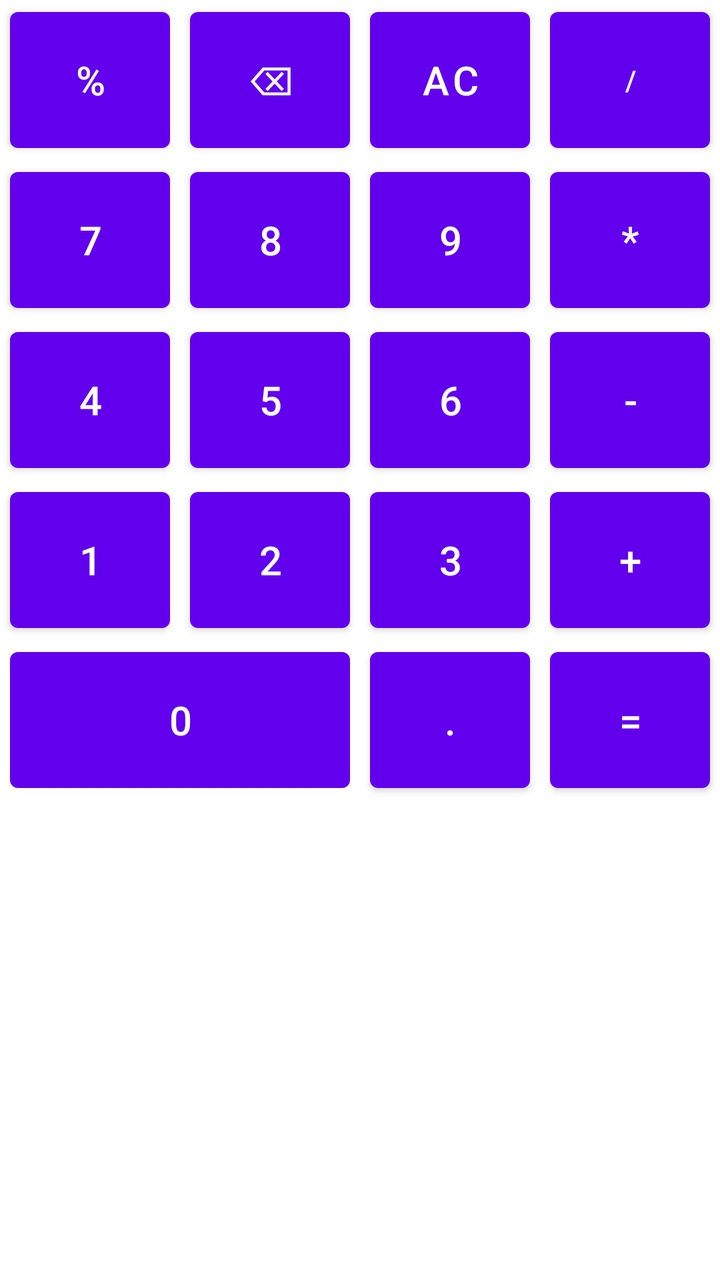
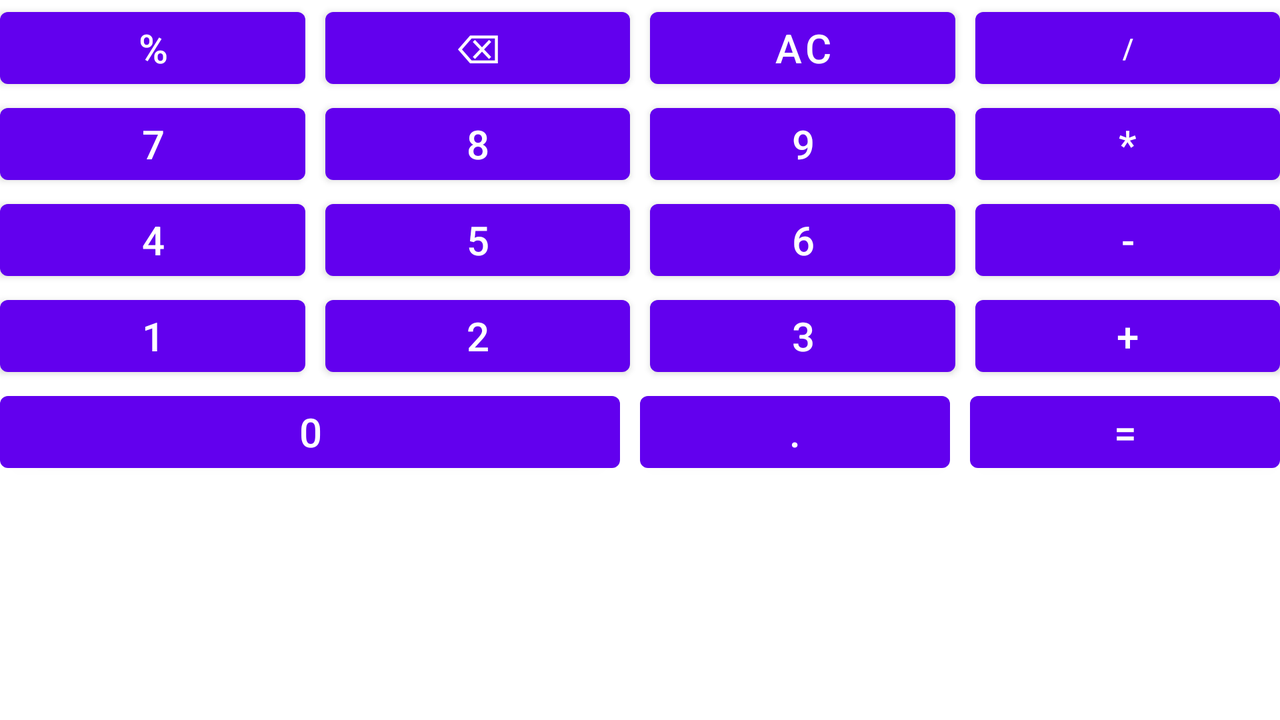

Two renders of one Android screen. The first uses the default layout on a phone; the second uses the alternative layout the repository ships for a different screen configuration, on a matching device. The two XML files are below.
<!-- AndroidManifest.xml: application theme Theme.JavaAndroid1Calculator -->
<!-- res/layout/activity_keyboard.xml -->
<?xml version="1.0" encoding="utf-8"?>
<androidx.constraintlayout.widget.ConstraintLayout xmlns:android="http://schemas.android.com/apk/res/android"
    xmlns:app="http://schemas.android.com/apk/res-auto"
    android:layout_width="match_parent"
    android:layout_height="match_parent">

    <com.google.android.material.button.MaterialButton
        android:id="@+id/button_percent"
        android:layout_width="@dimen/button_width"
        android:layout_height="@dimen/button_height"
        android:layout_marginEnd="@dimen/margin_from_button"
        android:text="@string/button_percent"
        android:textSize="@dimen/button_text_size"
        app:layout_constraintBottom_toTopOf="@id/button_seven"
        app:layout_constraintEnd_toStartOf="@+id/button_delete"
        app:layout_constraintHorizontal_chainStyle="packed"
        app:layout_constraintStart_toStartOf="parent"
        app:layout_constraintTop_toTopOf="parent" />

    <com.google.android.material.button.MaterialButton
        android:id="@+id/button_delete"
        android:layout_width="@dimen/button_width"
        android:layout_height="@dimen/button_height"
        android:layout_marginEnd="@dimen/margin_from_button"
        android:text="@string/button_delete"
        android:textSize="@dimen/button_text_size"
        app:layout_constraintBottom_toTopOf="@id/button_eight"
        app:layout_constraintEnd_toStartOf="@+id/button_clear"
        app:layout_constraintStart_toEndOf="@id/button_percent"
        app:layout_constraintTop_toTopOf="parent" />

    <com.google.android.material.button.MaterialButton
        android:id="@+id/button_clear"
        android:layout_width="@dimen/button_width"
        android:layout_height="@dimen/button_height"
        android:layout_marginEnd="@dimen/margin_from_button"
        android:text="@string/button_clear"
        android:textSize="@dimen/button_text_size"
        app:layout_constraintBottom_toTopOf="@id/button_nine"
        app:layout_constraintEnd_toStartOf="@+id/button_division"
        app:layout_constraintStart_toEndOf="@id/button_delete"
        app:layout_constraintTop_toTopOf="parent" />

    <com.google.android.material.button.MaterialButton
        android:id="@+id/button_division"
        android:layout_width="@dimen/button_width"
        android:layout_height="@dimen/button_height"
        android:text="@string/button_division"
        app:layout_constraintBottom_toTopOf="@id/button_multiplication"
        app:layout_constraintEnd_toEndOf="parent"
        app:layout_constraintStart_toEndOf="@id/button_clear"
        app:layout_constraintTop_toTopOf="parent" />

    <com.google.android.material.button.MaterialButton
        android:id="@+id/button_seven"
        android:layout_width="@dimen/button_width"
        android:layout_height="@dimen/button_height"
        android:layout_marginEnd="@dimen/margin_from_button"
        android:text="@string/button_seven"
        android:textSize="@dimen/button_text_size"
        app:layout_constraintBottom_toTopOf="@id/button_four"
        app:layout_constraintEnd_toStartOf="@+id/button_eight"
        app:layout_constraintHorizontal_chainStyle="packed"
        app:layout_constraintStart_toStartOf="parent"
        app:layout_constraintTop_toBottomOf="@id/button_percent" />

    <com.google.android.material.button.MaterialButton
        android:id="@+id/button_eight"
        android:layout_width="@dimen/button_width"
        android:layout_height="@dimen/button_height"
        android:layout_marginEnd="@dimen/margin_from_button"
        android:text="@string/button_eight"
        android:textSize="@dimen/button_text_size"
        app:layout_constraintBottom_toTopOf="@id/button_five"
        app:layout_constraintEnd_toStartOf="@+id/button_nine"
        app:layout_constraintStart_toEndOf="@id/button_seven"
        app:layout_constraintTop_toBottomOf="@id/button_delete" />

    <com.google.android.material.button.MaterialButton
        android:id="@+id/button_nine"
        android:layout_width="@dimen/button_width"
        android:layout_height="@dimen/button_height"
        android:layout_marginEnd="@dimen/margin_from_button"
        android:text="@string/button_nine"
        android:textSize="@dimen/button_text_size"
        app:layout_constraintBottom_toTopOf="@id/button_six"
        app:layout_constraintEnd_toStartOf="@id/button_multiplication"
        app:layout_constraintStart_toEndOf="@id/button_eight"
        app:layout_constraintTop_toBottomOf="@id/button_clear" />

    <com.google.android.material.button.MaterialButton
        android:id="@+id/button_multiplication"
        android:layout_width="@dimen/button_width"
        android:layout_height="@dimen/button_height"
        android:text="@string/button_multiplication"
        android:textSize="@dimen/button_text_size"
        app:layout_constraintBottom_toTopOf="@+id/button_minus"
        app:layout_constraintEnd_toEndOf="parent"
        app:layout_constraintStart_toEndOf="@id/button_nine"
        app:layout_constraintTop_toBottomOf="@id/button_division" />

    <com.google.android.material.button.MaterialButton
        android:id="@+id/button_four"
        android:layout_width="@dimen/button_width"
        android:layout_height="@dimen/button_height"
        android:layout_marginEnd="@dimen/margin_from_button"
        android:text="@string/button_four"
        android:textSize="@dimen/button_text_size"
        app:layout_constraintBottom_toTopOf="@id/button_one"
        app:layout_constraintEnd_toStartOf="@+id/button_five"
        app:layout_constraintHorizontal_chainStyle="packed"
        app:layout_constraintStart_toStartOf="parent"
        app:layout_constraintTop_toBottomOf="@id/button_seven" />

    <com.google.android.material.button.MaterialButton
        android:id="@+id/button_five"
        android:layout_width="@dimen/button_width"
        android:layout_height="@dimen/button_height"
        android:layout_marginEnd="@dimen/margin_from_button"
        android:text="@string/button_five"
        android:textSize="@dimen/button_text_size"
        app:layout_constraintBottom_toTopOf="@+id/button_two"
        app:layout_constraintEnd_toStartOf="@+id/button_six"
        app:layout_constraintStart_toEndOf="@id/button_four"
        app:layout_constraintTop_toBottomOf="@id/button_eight" />

    <com.google.android.material.button.MaterialButton
        android:id="@+id/button_six"
        android:layout_width="@dimen/button_width"
        android:layout_height="@dimen/button_height"
        android:layout_marginEnd="@dimen/margin_from_button"
        android:text="@string/button_six"
        android:textSize="@dimen/button_text_size"
        app:layout_constraintBottom_toTopOf="@+id/button_three"
        app:layout_constraintEnd_toStartOf="@+id/button_minus"
        app:layout_constraintStart_toEndOf="@id/button_five"
        app:layout_constraintTop_toBottomOf="@id/button_nine" />

    <com.google.android.material.button.MaterialButton
        android:id="@+id/button_minus"
        android:layout_width="@dimen/button_width"
        android:layout_height="@dimen/button_height"
        android:text="@string/button_minus"
        android:textSize="@dimen/button_text_size"
        app:layout_constraintBottom_toTopOf="@+id/button_plus"
        app:layout_constraintEnd_toEndOf="parent"
        app:layout_constraintStart_toEndOf="@id/button_six"
        app:layout_constraintTop_toBottomOf="@+id/button_multiplication" />

    <com.google.android.material.button.MaterialButton
        android:id="@+id/button_one"
        android:layout_width="@dimen/button_width"
        android:layout_height="@dimen/button_height"
        android:layout_marginEnd="@dimen/margin_from_button"
        android:text="@string/button_one"
        android:textSize="@dimen/button_text_size"
        app:layout_constraintBottom_toTopOf="@+id/button_zero"
        app:layout_constraintEnd_toStartOf="@+id/button_two"
        app:layout_constraintHorizontal_chainStyle="packed"
        app:layout_constraintStart_toStartOf="parent"
        app:layout_constraintTop_toBottomOf="@id/button_four" />

    <com.google.android.material.button.MaterialButton
        android:id="@+id/button_two"
        android:layout_width="@dimen/button_width"
        android:layout_height="@dimen/button_height"
        android:layout_marginEnd="@dimen/margin_from_button"
        android:text="@string/button_two"
        android:textSize="@dimen/button_text_size"
        app:layout_constraintBottom_toTopOf="@+id/button_zero"
        app:layout_constraintEnd_toStartOf="@+id/button_three"
        app:layout_constraintStart_toEndOf="@id/button_one"
        app:layout_constraintTop_toBottomOf="@id/button_five" />

    <com.google.android.material.button.MaterialButton
        android:id="@+id/button_three"
        android:layout_width="@dimen/button_width"
        android:layout_height="@dimen/button_height"
        android:layout_marginEnd="@dimen/margin_from_button"
        android:text="@string/button_three"
        android:textSize="@dimen/button_text_size"
        app:layout_constraintBottom_toTopOf="@+id/button_point"
        app:layout_constraintEnd_toStartOf="@+id/button_plus"
        app:layout_constraintStart_toEndOf="@id/button_two"
        app:layout_constraintTop_toBottomOf="@id/button_six" />

    <com.google.android.material.button.MaterialButton
        android:id="@+id/button_plus"
        android:layout_width="@dimen/button_width"
        android:layout_height="@dimen/button_height"
        android:text="@string/button_plus"
        android:textSize="@dimen/button_text_size"
        app:layout_constraintBottom_toTopOf="@+id/button_result"
        app:layout_constraintEnd_toEndOf="parent"
        app:layout_constraintStart_toEndOf="@id/button_three"
        app:layout_constraintTop_toBottomOf="@id/button_minus" />

    <com.google.android.material.button.MaterialButton
        android:id="@+id/button_zero"
        android:layout_width="0dp"
        android:layout_height="@dimen/button_height"
        android:layout_marginEnd="@dimen/margin_from_button"
        android:text="@string/button_zero"
        android:textSize="@dimen/button_text_size"
        app:layout_constraintEnd_toStartOf="@+id/button_point"
        app:layout_constraintHorizontal_chainStyle="packed"
        app:layout_constraintStart_toStartOf="@id/button_one"
        app:layout_constraintTop_toBottomOf="@id/button_two" />

    <com.google.android.material.button.MaterialButton
        android:id="@+id/button_point"
        android:layout_width="@dimen/button_width"
        android:layout_height="@dimen/button_height"
        android:layout_marginEnd="@dimen/margin_from_button"
        android:text="@string/button_pt"
        android:textSize="@dimen/button_text_size"
        app:layout_constraintEnd_toStartOf="@+id/button_result"
        app:layout_constraintStart_toEndOf="@id/button_zero"
        app:layout_constraintTop_toBottomOf="@id/button_three" />

    <com.google.android.material.button.MaterialButton
        android:id="@+id/button_result"
        android:layout_width="@dimen/button_width"
        android:layout_height="@dimen/button_height"
        android:text="@string/button_result"
        android:textSize="@dimen/button_text_size"
        app:layout_constraintEnd_toEndOf="@id/button_plus"
        app:layout_constraintStart_toEndOf="@id/button_point"
        app:layout_constraintTop_toBottomOf="@id/button_plus" />

</androidx.constraintlayout.widget.ConstraintLayout>
<!-- resources referenced by this layout -->
<resources>
  <dimen name="button_height">80dp</dimen>
  <dimen name="button_text_size">20sp</dimen>
  <dimen name="button_width">80dp</dimen>
  <dimen name="margin_from_button">10dp</dimen>
  <string name="button_clear" translatable="false">AC</string>
  <string name="button_delete" translatable="false">⌫</string>
  <string name="button_division" translatable="false">/</string>
  <string name="button_eight" translatable="false">8</string>
  <string name="button_five" translatable="false">5</string>
  <string name="button_four" translatable="false">4</string>
  <string name="button_minus" translatable="false">-</string>
  <string name="button_multiplication" translatable="false">*</string>
  <string name="button_nine" translatable="false">9</string>
  <string name="button_one" translatable="false">1</string>
  <string name="button_percent" translatable="false">%</string>
  <string name="button_plus" translatable="false">+</string>
  <string name="button_pt" translatable="false">.</string>
  <string name="button_result" translatable="false">=</string>
  <string name="button_seven" translatable="false">7</string>
  <string name="button_six" translatable="false">6</string>
  <string name="button_three" translatable="false">3</string>
  <string name="button_two" translatable="false">2</string>
  <string name="button_zero" translatable="false">0</string>
  <style name="Theme.JavaAndroid1Calculator" parent="Theme.MaterialComponents.DayNight.NoActionBar">
          
          <item name="colorPrimary">@color/purple_500</item>
          <item name="colorPrimaryVariant">@color/purple_700</item>
          <item name="colorOnPrimary">@color/white</item>
          
          <item name="colorSecondary">@color/teal_200</item>
          <item name="colorSecondaryVariant">@color/teal_700</item>
          <item name="colorOnSecondary">@color/black</item>
          
          <item name="android:statusBarColor">?attr/colorPrimaryVariant</item>
          
      </style>
</resources>
<!-- res/layout-land/activity_keyboard.xml (the repository's variant of the layout above) -->
<!-- drawn on the phone turned sideways -->
<?xml version="1.0" encoding="utf-8"?>
<androidx.constraintlayout.widget.ConstraintLayout xmlns:android="http://schemas.android.com/apk/res/android"
    xmlns:app="http://schemas.android.com/apk/res-auto"
    android:layout_width="match_parent"
    android:layout_height="match_parent">

    <Button
        android:id="@+id/button_percent"
        android:layout_width="@dimen/button_size_land"
        android:layout_height="wrap_content"
        android:layout_marginEnd="@dimen/margin_from_button"
        android:text="@string/button_percent"
        android:textSize="@dimen/button_text_size"
        app:layout_constraintBottom_toTopOf="@id/button_seven"
        app:layout_constraintEnd_toStartOf="@+id/button_delete"
        app:layout_constraintHorizontal_chainStyle="packed"
        app:layout_constraintStart_toStartOf="parent"
        app:layout_constraintTop_toTopOf="parent" />

    <Button
        android:id="@+id/button_delete"
        android:layout_width="@dimen/button_size_land"
        android:layout_height="wrap_content"
        android:layout_marginEnd="@dimen/margin_from_button"
        android:text="@string/button_delete"
        android:textSize="@dimen/button_text_size"
        app:layout_constraintBottom_toTopOf="@id/button_eight"
        app:layout_constraintEnd_toStartOf="@+id/button_clear"
        app:layout_constraintStart_toEndOf="@id/button_percent"
        app:layout_constraintTop_toTopOf="parent" />

    <Button
        android:id="@+id/button_clear"
        android:layout_width="@dimen/button_size_land"
        android:layout_height="wrap_content"
        android:layout_marginEnd="@dimen/margin_from_button"
        android:text="@string/button_clear"
        android:textSize="@dimen/button_text_size"
        app:layout_constraintBottom_toTopOf="@id/button_nine"
        app:layout_constraintEnd_toStartOf="@+id/button_division"
        app:layout_constraintStart_toEndOf="@id/button_delete"
        app:layout_constraintTop_toTopOf="parent" />

    <Button
        android:id="@+id/button_division"
        android:layout_width="@dimen/button_size_land"
        android:layout_height="wrap_content"
        android:text="@string/button_division"
        app:layout_constraintBottom_toTopOf="@id/button_multiplication"
        app:layout_constraintEnd_toEndOf="parent"
        app:layout_constraintStart_toEndOf="@id/button_clear"
        app:layout_constraintTop_toTopOf="parent" />

    <Button
        android:id="@+id/button_seven"
        android:layout_width="@dimen/button_size_land"
        android:layout_height="wrap_content"
        android:layout_marginEnd="@dimen/margin_from_button"
        android:text="@string/button_seven"
        android:textSize="@dimen/button_text_size"
        app:layout_constraintBottom_toTopOf="@id/button_four"
        app:layout_constraintEnd_toStartOf="@+id/button_eight"
        app:layout_constraintHorizontal_chainStyle="packed"
        app:layout_constraintStart_toStartOf="parent"
        app:layout_constraintTop_toBottomOf="@id/button_percent" />

    <Button
        android:id="@+id/button_eight"
        android:layout_width="@dimen/button_size_land"
        android:layout_height="wrap_content"
        android:layout_marginEnd="@dimen/margin_from_button"
        android:text="@string/button_eight"
        android:textSize="@dimen/button_text_size"
        app:layout_constraintBottom_toTopOf="@id/button_five"
        app:layout_constraintEnd_toStartOf="@+id/button_nine"
        app:layout_constraintStart_toEndOf="@id/button_seven"
        app:layout_constraintTop_toBottomOf="@id/button_delete" />

    <Button
        android:id="@+id/button_nine"
        android:layout_width="@dimen/button_size_land"
        android:layout_height="wrap_content"
        android:layout_marginEnd="@dimen/margin_from_button"
        android:text="@string/button_nine"
        android:textSize="@dimen/button_text_size"
        app:layout_constraintBottom_toTopOf="@id/button_six"
        app:layout_constraintEnd_toStartOf="@id/button_multiplication"
        app:layout_constraintStart_toEndOf="@id/button_eight"
        app:layout_constraintTop_toBottomOf="@id/button_clear" />

    <Button
        android:id="@+id/button_multiplication"
        android:layout_width="@dimen/button_size_land"
        android:layout_height="wrap_content"
        android:text="@string/button_multiplication"
        android:textSize="@dimen/button_text_size"
        app:layout_constraintBottom_toTopOf="@+id/button_minus"
        app:layout_constraintEnd_toEndOf="parent"
        app:layout_constraintStart_toEndOf="@id/button_nine"
        app:layout_constraintTop_toBottomOf="@id/button_division" />

    <Button
        android:id="@+id/button_four"
        android:layout_width="@dimen/button_size_land"
        android:layout_height="wrap_content"
        android:layout_marginEnd="@dimen/margin_from_button"
        android:text="@string/button_four"
        android:textSize="@dimen/button_text_size"
        app:layout_constraintBottom_toTopOf="@id/button_one"
        app:layout_constraintEnd_toStartOf="@+id/button_five"
        app:layout_constraintHorizontal_chainStyle="packed"
        app:layout_constraintStart_toStartOf="parent"
        app:layout_constraintTop_toBottomOf="@id/button_seven" />

    <Button
        android:id="@+id/button_five"
        android:layout_width="@dimen/button_size_land"
        android:layout_height="wrap_content"
        android:layout_marginEnd="@dimen/margin_from_button"
        android:text="@string/button_five"
        android:textSize="@dimen/button_text_size"
        app:layout_constraintBottom_toTopOf="@+id/button_two"
        app:layout_constraintEnd_toStartOf="@+id/button_six"
        app:layout_constraintStart_toEndOf="@id/button_four"
        app:layout_constraintTop_toBottomOf="@id/button_eight" />

    <Button
        android:id="@+id/button_six"
        android:layout_width="@dimen/button_size_land"
        android:layout_height="wrap_content"
        android:layout_marginEnd="@dimen/margin_from_button"
        android:text="@string/button_six"
        android:textSize="@dimen/button_text_size"
        app:layout_constraintBottom_toTopOf="@+id/button_three"
        app:layout_constraintEnd_toStartOf="@+id/button_minus"
        app:layout_constraintStart_toEndOf="@id/button_five"
        app:layout_constraintTop_toBottomOf="@id/button_nine" />

    <Button
        android:id="@+id/button_minus"
        android:layout_width="@dimen/button_size_land"
        android:layout_height="wrap_content"
        android:text="@string/button_minus"
        android:textSize="@dimen/button_text_size"
        app:layout_constraintBottom_toTopOf="@+id/button_plus"
        app:layout_constraintEnd_toEndOf="parent"
        app:layout_constraintStart_toEndOf="@id/button_six"
        app:layout_constraintTop_toBottomOf="@+id/button_multiplication" />

    <Button
        android:id="@+id/button_one"
        android:layout_width="@dimen/button_size_land"
        android:layout_height="wrap_content"
        android:layout_marginEnd="@dimen/margin_from_button"
        android:text="@string/button_one"
        android:textSize="@dimen/button_text_size"
        app:layout_constraintBottom_toTopOf="@+id/button_zero"
        app:layout_constraintEnd_toStartOf="@+id/button_two"
        app:layout_constraintHorizontal_chainStyle="packed"
        app:layout_constraintStart_toStartOf="parent"
        app:layout_constraintTop_toBottomOf="@id/button_four" />

    <Button
        android:id="@+id/button_two"
        android:layout_width="@dimen/button_size_land"
        android:layout_height="wrap_content"
        android:layout_marginEnd="@dimen/margin_from_button"
        android:text="@string/button_two"
        android:textSize="@dimen/button_text_size"
        app:layout_constraintBottom_toTopOf="@+id/button_zero"
        app:layout_constraintEnd_toStartOf="@+id/button_three"
        app:layout_constraintStart_toEndOf="@id/button_one"
        app:layout_constraintTop_toBottomOf="@id/button_five" />

    <Button
        android:id="@+id/button_three"
        android:layout_width="@dimen/button_size_land"
        android:layout_height="wrap_content"
        android:layout_marginEnd="@dimen/margin_from_button"
        android:text="@string/button_three"
        android:textSize="@dimen/button_text_size"
        app:layout_constraintBottom_toTopOf="@+id/button_point"
        app:layout_constraintEnd_toStartOf="@+id/button_plus"
        app:layout_constraintStart_toEndOf="@id/button_two"
        app:layout_constraintTop_toBottomOf="@id/button_six" />

    <Button
        android:id="@+id/button_plus"
        android:layout_width="@dimen/button_size_land"
        android:layout_height="wrap_content"
        android:text="@string/button_plus"
        android:textSize="@dimen/button_text_size"
        app:layout_constraintBottom_toTopOf="@+id/button_result"
        app:layout_constraintEnd_toEndOf="parent"
        app:layout_constraintStart_toEndOf="@id/button_three"
        app:layout_constraintTop_toBottomOf="@id/button_minus" />

    <Button
        android:id="@+id/button_zero"
        android:layout_width="@dimen/button_size_land"
        android:layout_height="wrap_content"
        android:layout_marginEnd="@dimen/margin_from_button"
        android:text="@string/button_zero"
        android:textSize="@dimen/button_text_size"
        app:layout_constraintEnd_toStartOf="@+id/button_point"
        app:layout_constraintHorizontal_chainStyle="packed"
        app:layout_constraintHorizontal_weight="2"
        app:layout_constraintStart_toStartOf="@id/button_one"
        app:layout_constraintTop_toBottomOf="@id/button_two" />

    <Button
        android:id="@+id/button_point"
        android:layout_width="@dimen/button_size_land"
        android:layout_height="wrap_content"
        android:layout_marginEnd="@dimen/margin_from_button"
        android:text="@string/button_pt"
        android:textSize="@dimen/button_text_size"
        app:layout_constraintEnd_toStartOf="@+id/button_result"
        app:layout_constraintHorizontal_weight="1"
        app:layout_constraintStart_toEndOf="@id/button_zero"
        app:layout_constraintTop_toBottomOf="@id/button_three" />

    <Button
        android:id="@+id/button_result"
        android:layout_width="@dimen/button_size_land"
        android:layout_height="wrap_content"
        android:text="@string/button_result"
        android:textSize="@dimen/button_text_size"
        app:layout_constraintEnd_toEndOf="@id/button_plus"
        app:layout_constraintHorizontal_weight="1"
        app:layout_constraintStart_toEndOf="@id/button_point"
        app:layout_constraintTop_toBottomOf="@id/button_plus" />


</androidx.constraintlayout.widget.ConstraintLayout>
<!-- resources referenced by the variant -->
<!-- as the phone turned sideways resolves them -->
<resources>
  <dimen name="button_size_land">0dp</dimen>
  <dimen name="button_text_size">20sp</dimen>
  <dimen name="margin_from_button">10dp</dimen>
  <string name="button_clear" translatable="false">AC</string>
  <string name="button_delete" translatable="false">⌫</string>
  <string name="button_division" translatable="false">/</string>
  <string name="button_eight" translatable="false">8</string>
  <string name="button_five" translatable="false">5</string>
  <string name="button_four" translatable="false">4</string>
  <string name="button_minus" translatable="false">-</string>
  <string name="button_multiplication" translatable="false">*</string>
  <string name="button_nine" translatable="false">9</string>
  <string name="button_one" translatable="false">1</string>
  <string name="button_percent" translatable="false">%</string>
  <string name="button_plus" translatable="false">+</string>
  <string name="button_pt" translatable="false">.</string>
  <string name="button_result" translatable="false">=</string>
  <string name="button_seven" translatable="false">7</string>
  <string name="button_six" translatable="false">6</string>
  <string name="button_three" translatable="false">3</string>
  <string name="button_two" translatable="false">2</string>
  <string name="button_zero" translatable="false">0</string>
  <style name="Theme.JavaAndroid1Calculator" parent="Theme.MaterialComponents.DayNight.NoActionBar">
          
          <item name="colorPrimary">@color/purple_500</item>
          <item name="colorPrimaryVariant">@color/purple_700</item>
          <item name="colorOnPrimary">@color/white</item>
          
          <item name="colorSecondary">@color/teal_200</item>
          <item name="colorSecondaryVariant">@color/teal_700</item>
          <item name="colorOnSecondary">@color/black</item>
          
          <item name="android:statusBarColor">?attr/colorPrimaryVariant</item>
          
      </style>
</resources>
